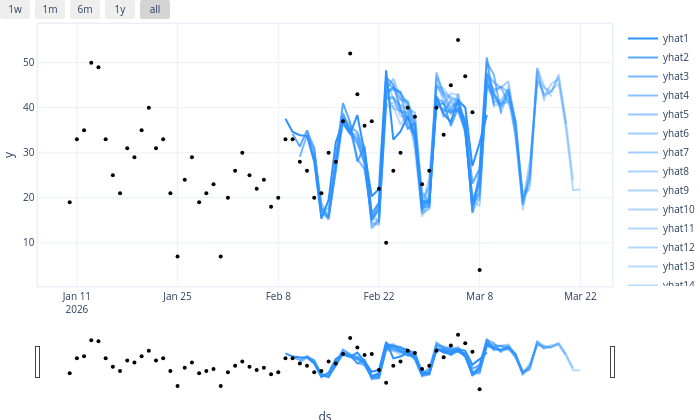

The notebook cell saved with this chart:
### Markdown cell above
## Plots

### Code cell
model.plot(forecast)
